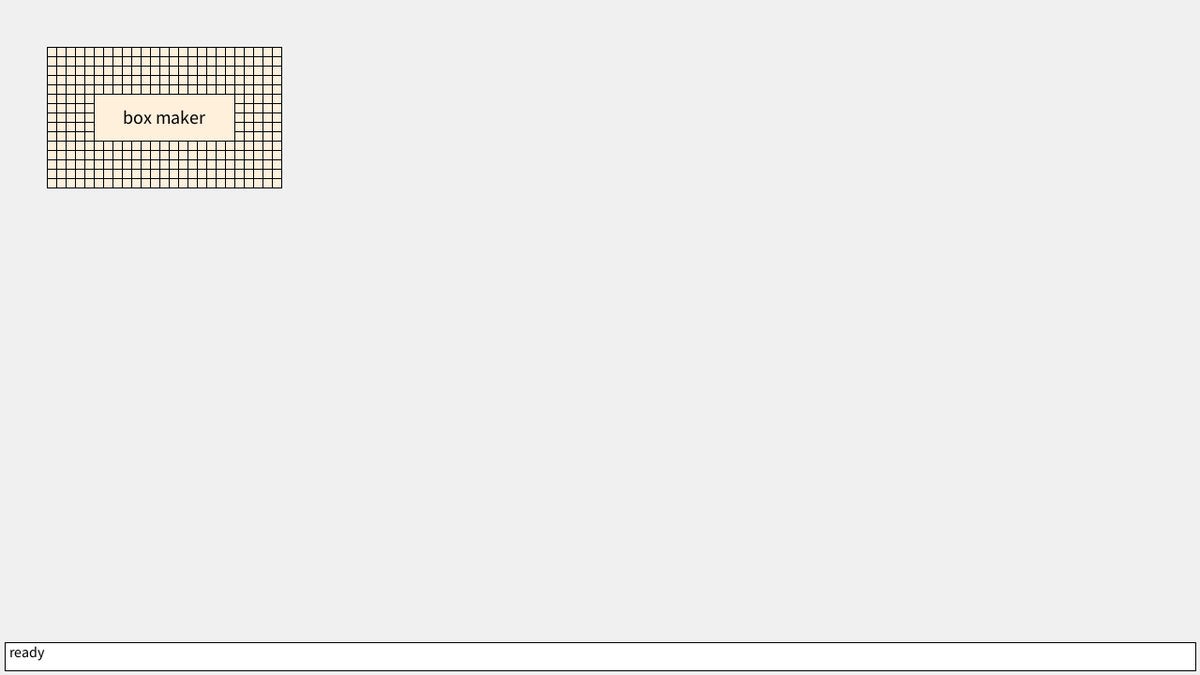
Frame 1 (no input)
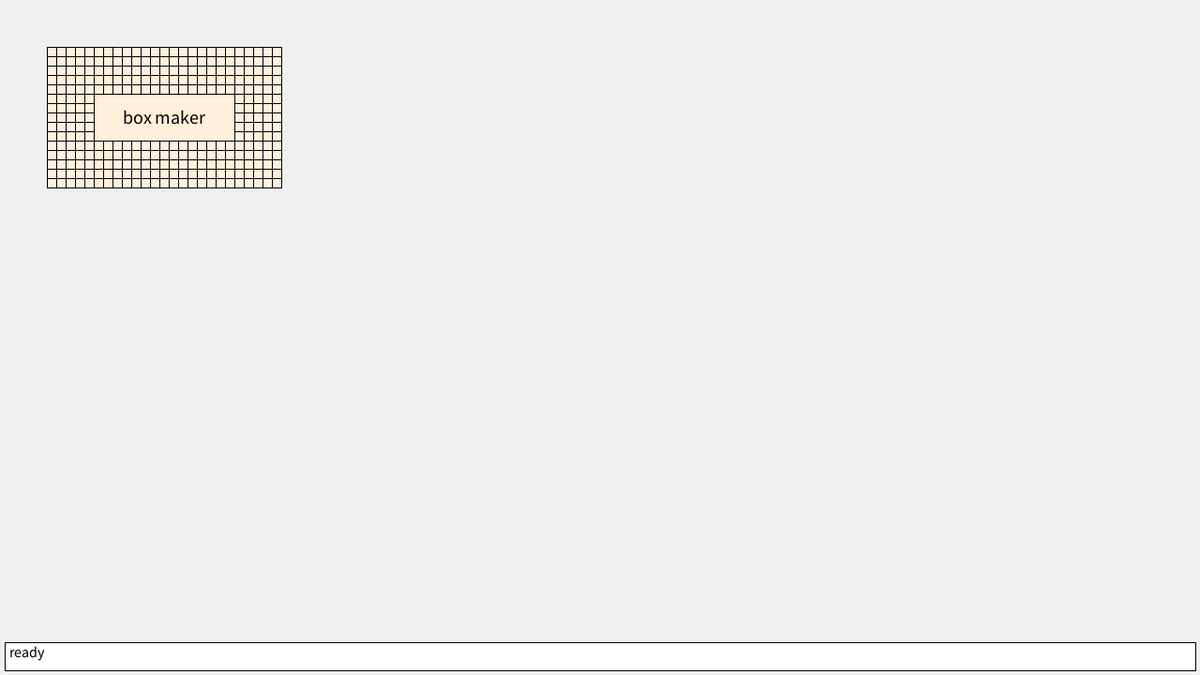
Frame 60 (the mouse pressed at the canvas centre just before this capture)
Frame 120 (the mouse held since frame 60 and released just before this capture): identical to frame 60, image omitted

The Processing sketch that drew these frames (run headless with seeded random() and noise(); from frame 60 on, the mouse is pressed at the canvas centre):

// Processing sketch: oops_00
// ── oops_00.pde
BoxSynth bs1;
float holddx, holddy;
int READY=0;
int HOLD=1;
int boxstate=READY;
ArrayList<Box> boxlist;
Box holdbox;
int synthesizedboxes=0;
TextBox statbar;

void setup() {
  size(1280, 720);
  background(240);
  stroke(0);
  fill(255);
  bs1=new BoxSynth(50, 50, 250, 150);
  boxlist=new ArrayList<Box>();
  boxlist.add(bs1);
  holdbox=null;
  statbar=new TextBox(5, height-35, width-10, 30);
  statbar.settxt("ready");
}

void draw() {
  background(240);
  for (Box b : boxlist) {
    if (boxstate==HOLD && b==holdbox) {
      b.updatepos(mouseX-holddx, mouseY-holddy);
    }
    b.render();
  }
  statbar.render();
}

void mouseClicked() {
}

void keyPressed() {
  if (key=='h' && boxstate==READY) {
    holdbox=idbox(boxlist);
    boxstate=HOLD;
    statbar.settxt("box is being held");
  } else if (key=='r') {
    Box bx=idbox(boxlist);
    if (bx instanceof BoxSynth) {
      BoxSynth focusbs=(BoxSynth)bx;
      focusbs.updatemetadim(mouseX-focusbs.x, mouseY-focusbs.y);
      statbar.settxt(String.format("synthesizing box with dimensions [%s, %s]", nf(focusbs.sw, 3, 2), nf(focusbs.sh, 3, 2)));
      boxlist.add(focusbs.mkbox());
    }
  }
}

void keyReleased() {
  if (key=='h' && boxstate==HOLD) {
    boxstate=READY;
    holdbox=null;
    statbar.settxt("box is released");
  }
}

// ── oolib.pde
// comments and classes for synthesizing whatever

Box idbox(ArrayList<Box> boxlist) {
  for (Box b : boxlist) {
    if (b.x<mouseX && b.y<mouseY && (b.x+b.w)>mouseX && (b.y+b.h)>mouseY) {
      holddx=mouseX-b.x;
      holddy=mouseY-b.y;
      return b;
    }
  }
  return null;
}

class Box {
  float x, y, w, h;
  color bg, fg;

  Box(float x, float y, float w, float h) {
    this.x=x;
    this.y=y;
    this.w=w;
    this.h=h;
    bg=color(255);
    fg=color(0);
  }

  void updatepos(float nx, float ny) {
    x=nx;
    y=ny;
  }

  void render() {
    fill(bg);
    stroke(fg);
    rect(x, y, w, h);
  }
}

class TextBox extends Box {
  String txt;
  int txtsz;

  TextBox(float x, float y, float w, float h) {
    super(x, y, w, h);
    txt="";
    txtsz=16;
  }

  void settxt(String txt) {
    this.txt=txt;
  }

  void render() {
    super.render();
    textAlign(LEFT, TOP);
    textSize(txtsz);
    fill(0);
    text(txt, x+5, y+5);
  }
}

class BoxSynth extends Box {
  float sw, sh;

  BoxSynth(float x, float y, float w, float h) {
    super(x, y, w, h);
    bg=color(255, 240, 220);
    sw=50;
    sh=50;
  }

  void updatemetadim(float w_, float h_) {
    sw=w_;
    sh=h_;
  }

  Box mkbox() {
    if (synthesizedboxes>1200) {
      synthesizedboxes=0;
    }
    synthesizedboxes+=1;
    float k=20.0;
    int lim=40;
    return new Box(400+(synthesizedboxes%lim)*k, 50+(synthesizedboxes/lim)*k, sw, sh);
  }

  void gengrid() {
    float cw=10f, ch=10f;
    for (int i=0; i<round(h/ch); i++) {
      line(x, y+i*ch, x+w, y+i*ch);
    }
    for (int i=0; i<round(w/cw); i++) {
      line(x+i*cw, y, x+i*cw, y+h);
    }
  }

  void render() {
    super.render();
    gengrid();
    float tbw=150.0, tbh=50.0;
    rect(x+w/2-tbw/2, y+h/2-tbh/2, tbw, tbh);
    textAlign(CENTER, CENTER);
    textSize(20);
    fill(0);
    text("box maker", x+w/2, y+h/2);
  }
}
